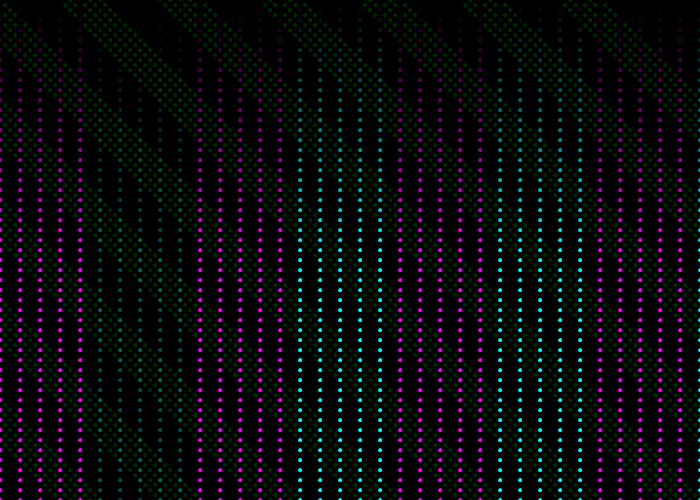
Frame 1 (no input)
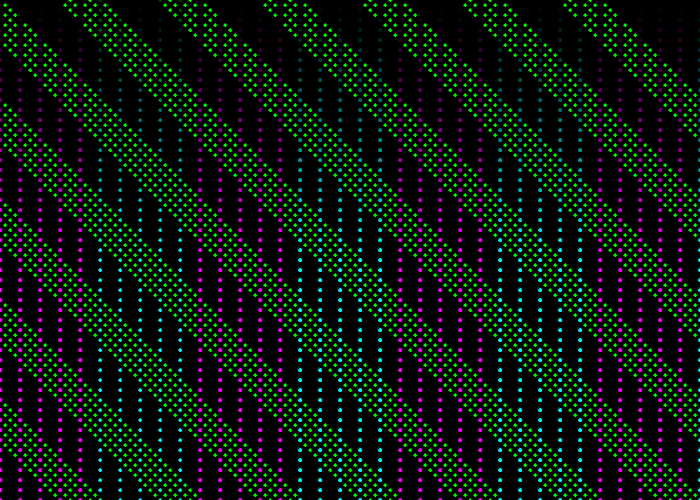
Frame 60 (the mouse pressed at the canvas centre just before this capture)
Frame 120 (the mouse held since frame 60 and released just before this capture): identical to frame 60, image omitted

The Processing sketch that drew these frames (run headless with seeded random() and noise(); from frame 60 on, the mouse is pressed at the canvas centre):

// Processing sketch: monsonLoopShape
// ── monsonLoopShape.pde
int xPosition = 0;

 void setup(){
 size(700,500);
 background(0);
}

void draw(){
//green diagonals

//for (int x=0; x < width; x=x+5){
//for (int y=0; y < height; y=y+10){
//    fill(0, 255, 0);
//    if((x+y)<10){
//      noFill();
//    }
//    ellipse(x, x+y, 5,5);
//    ellipse(x, x-y,5,5);
//  }
//} 
for (int i=0; i < 720; i=i+5){
  fill(0, 255, 0, 40);    
  ellipse(i, i-600, 5,5);
  ellipse(i, i-590, 5,5);
  ellipse(i, i-580, 5,5);
  ellipse(i, i-570, 5,5);
  ellipse(i, i-560, 5,5);
  
  ellipse(i, i-500, 5,5);
  ellipse(i, i-490, 5,5);
  ellipse(i, i-480, 5,5);
  ellipse(i, i-470, 5,5);
  ellipse(i, i-460, 5,5);
  
  ellipse(i, i-400, 5,5);
  ellipse(i, i-390, 5,5);
  ellipse(i, i-380, 5,5);
  ellipse(i, i-370, 5,5);
  ellipse(i, i-360, 5,5);
  
  ellipse(i, i-300, 5,5);
  ellipse(i, i-290, 5,5);
  ellipse(i, i-280, 5,5);
  ellipse(i, i-270, 5,5);
  ellipse(i, i-260, 5,5);
  
  ellipse(i, i-200, 5,5);
  ellipse(i, i-190, 5,5);
  ellipse(i, i-180, 5,5);
  ellipse(i, i-170, 5,5);
  ellipse(i, i-160, 5,5);
  
  ellipse(i, i-100, 5,5);
  ellipse(i, i-90, 5,5);
  ellipse(i, i-80, 5,5);
  ellipse(i, i-70, 5,5);
  ellipse(i, i-60, 5,5);
  
  ellipse(i, i, 5,5);
  ellipse(i, i+10, 5,5);
  ellipse(i, i+20, 5,5);
  ellipse(i, i+30, 5,5);
  ellipse(i, i+40, 5,5);
  
  ellipse(i, i+100, 5,5);
  ellipse(i, i+110, 5,5);
  ellipse(i, i+120, 5,5);
  ellipse(i, i+130, 5,5);
  ellipse(i, i+140, 5,5);
  
  ellipse(i, i+200, 5,5);
  ellipse(i, i+210, 5,5);
  ellipse(i, i+220, 5,5);
  ellipse(i, i+230, 5,5);
  ellipse(i, i+240, 5,5);
  
  ellipse(i, i+300, 5,5);
  ellipse(i, i+310, 5,5);
  ellipse(i, i+320, 5,5);
  ellipse(i, i+330, 5,5);
  ellipse(i, i+340, 5,5);
  
  ellipse(i, i+400, 5,5);
  ellipse(i, i+410, 5,5);
  ellipse(i, i+420, 5,5);
  ellipse(i, i+430, 5,5);
  ellipse(i, i+440, 5,5);
}


//pink and teal vertical lines
for (int i=0; i < 505 ; i=i+10){
  for (int j=0; j < 705; j=j+20){
    fill(0, 0+i, 0+i, 80);
        if (j< 100 || j>180){
        fill(0+i, 0, 0+i);
        }

      if (j>280){
        fill(0, 0+i, 0+i);
        }
       if (j>380){
        fill(0+i, 0, 0+i);
        }
        if (j>480){
        fill(0, 0+i, 0+i);
        }
        if (j>580){
        fill(0+i, 0, 0+i);
        }
        if (j>680){
        fill(0, 0+i, 0+i);
        }         
    ellipse(j, i, 5,5);
  }
}

}
